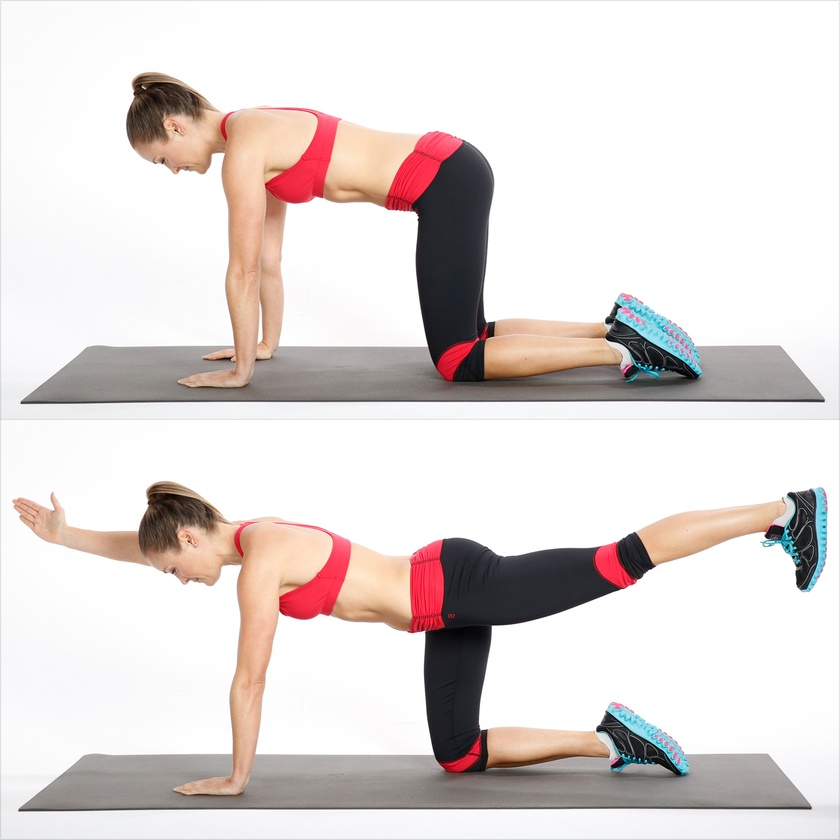
#> input picture LiaoXueFengPythonCourseAndAByteOfPython/samples/packages/pil/test.jpg, 840 x 840 px, shrunk from 1456 x 1456 before the run
$ python use_pil_blur.py
#> lines starting #> are read from the running program, lines starting #| are printed output that depends on the picture
from PIL import Image, ImageFilter

im = Image.open('test.jpg')
#> im is the input picture: PIL image 840x840 RGB; mean R, G, B 224.1, 216.3, 214.4

im2 = im.filter(ImageFilter.BLUR)
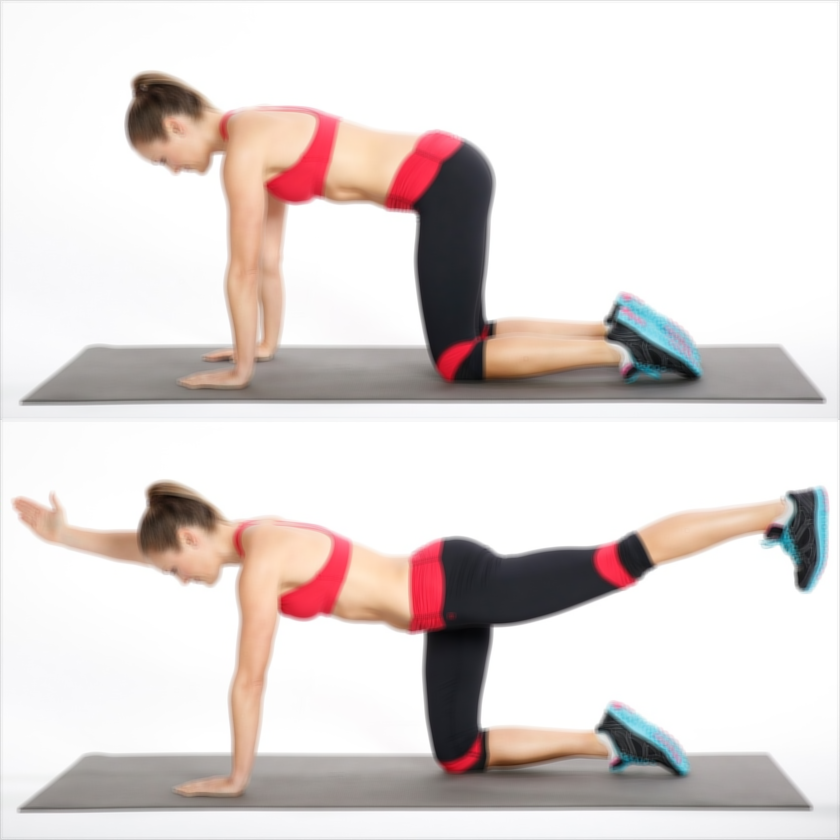
#> im2: PIL image 840x840 RGB; mean R, G, B 224.1, 216.3, 214.4
im2.save('blur.jpg','JPEG')
